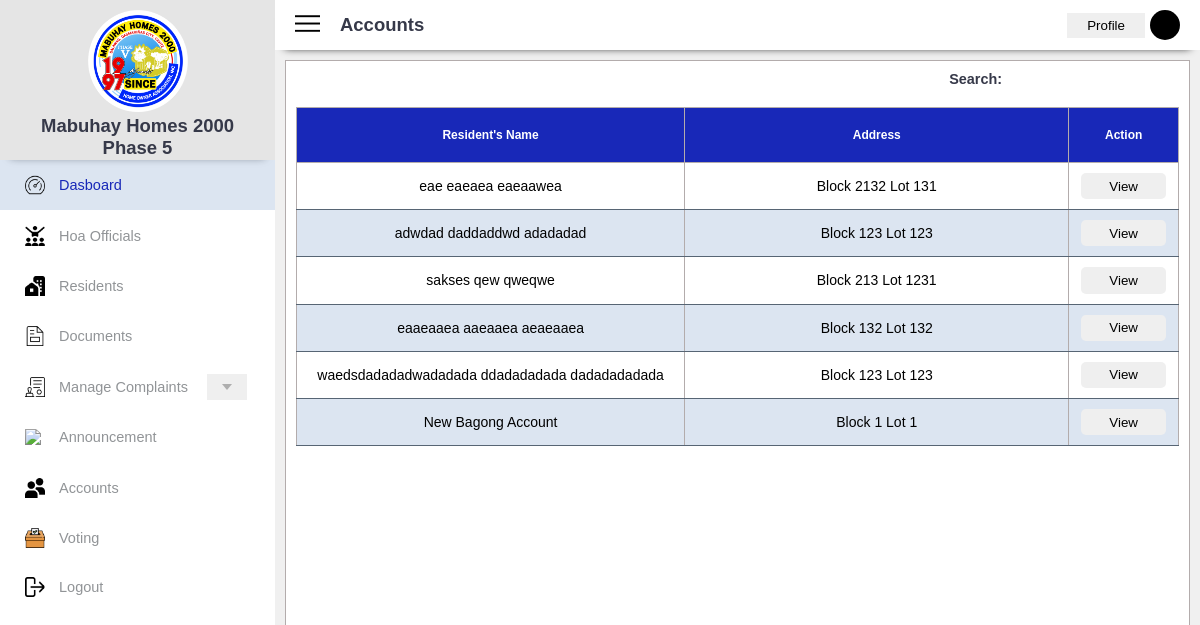
/Accounts.php (signed in), run on the app's committed database.
### tables this page shows
CREATE TABLE `tblresident` (
  `user_id` int(11) NOT NULL,
  `unique_id` varchar(255) NOT NULL,
  `access` varchar(255) NOT NULL,
  `first_name` varchar(50) NOT NULL,
  `middle_name` varchar(50) NOT NULL,
  `last_name` varchar(50) NOT NULL,
  `suffix` varchar(255) NOT NULL,
  `sex` varchar(20) NOT NULL,
  `age` int(11) NOT NULL,
  `pwd` varchar(255) NOT NULL,
  `birthday` varchar(50) NOT NULL,
  `birthplace` varchar(150) NOT NULL,
  `citizenship` varchar(50) NOT NULL,
  `block` int(11) NOT NULL,
  `lot` int(11) NOT NULL,
  `street_name` varchar(255) NOT NULL,
  `phone_number` bigint(20) NOT NULL,
  `ec_name` varchar(255) NOT NULL,
  `ec_phone_num` bigint(20) NOT NULL,
  `ec_relship` varchar(255) NOT NULL,
  `ec_address` varchar(255) NOT NULL
);

### Accounts.php (the view, shortened to what this page needs)
<?php
$conn = connection();
?>
<!DOCTYPE html>
<html lang="en">
<head>
    <link rel="stylesheet" href="CSS/Accounts.css">
</head>
</head>
<body>
<div class="mainDashboardContainer">
        <div class="secMainDash">
            <div class="sidebarContainer sideActive" id="sidebar">
                <div class="headerTop">
                    <img class="img-logo" src="Pictures/Mabuhay_Logo.png">
                    <h2 class="MabuhayName"> Mabuhay Homes 2000 <br> Phase 5 </h2>
                </div>
                <div class="DagdagNanaman">
                    <a href="DashBoard.php" class="sideside baractive">
                        <img class="img-sideboard" src="Pictures/Dashboard2.png">
                        <span> Dasboard </span>
                    </a>
                    <a href="HoaOfficials.php" class="sideside">
                        <img class="img-sideboard" src="Pictures/Officials.png">
                        <span> Hoa Officials </span>
                    </a>
                    <a href="Residents.php" class="sideside">
                        <img class="img-sideboard" src="Pictures/Residents2.png">
                        <span> Residents </span>
                    </a>
                    <a href="Documents.php" class="sideside">
                        <img class="img-sideboard" src="Pictures/Documents2.png">
                        <span> Documents </span>
                    </a>
                    <div class="complaintsContainer">
                        <a href="Complaints.php" class="sideside" id="complaintsDropdown">
                            <img class="img-sideboard" src="Pictures/ComplaintsCap.png">
                            <span> Manage Complaints</span>
                            <button class="buttonEme2">
                                <div class="eme2"></div>
                            </button>
                        </a>
                    </div>
                    <a href="Announcement.php" class="sideside">
                        <img class="img-sideboard" src="Pictures/Announcement.png">
                        <span> Announcement </span>
                    </a>
                    <a href="Accounts.php" class="sideside">
                        <img class="img-sideboard" src="Pictures/Accounts2.png">
                        <span> Accounts </span>
                    </a>
                    <a href="Voting.php" class="sideside">
                        <img class="img-sideboard" src="Pictures/voting.png">
                        <span> Voting </span>
                    </a>
                    <a href="Logout.php" class="sideside">
                        <img class="img-sideboard" src="Pictures/logout.png">
                        <span> Logout </span>
                    </a>
                </div>
            </div>
            <div class="MainBodyContainerr MainBodyConActivee">
                <div class="headerTopMain">
                    <div class="HamburgerandOthers">
                        <div class="memuIcon">
                            <img id="menuBtn" class="menu" src="Pictures/menu-hamburger.png">
                        </div>
                        <div class="NamesModuleCon">
                            <h2 class="namePerModule"> Accounts </h2>
                        </div>
                    </div>
                    <div class="ProfileViewww">
                        <button id="myProfileBtn" type="button" class="profileBtn">
                            <label> Profile </label>
                        </button>
                        <div class="user-img"></div>
                    </div>
                </div>
                <div class="MainContainerForTables">
                    <div class="MainContainerAll">
                        <div class="SearchInAccounts">
                            <h3> Search: </h3>
                            <input type="search">
                        </div>
                        <div class="AccountsTableContainer">
                            <table>
                                <thead>
                                    <tr>
                                        <th style="width:45%"> Resident's Name </th>
                                        <th style="width:45%"> Address </th>
                                        <th style="width:10%"> Action </th>
                                    </tr>
                                    <tbody>
                                        <?php
                                            $query = "SELECT * FROM tblresident WHERE access = 'Pending' ";
                                            $result = mysqli_query($conn, $query);
                                            if($result){
                                                if (mysqli_num_rows($result) > 0) {
                                                  while ($row = mysqli_fetch_assoc($result)) {
                                                    ?>
                                                      <tr>
                                                          <td><?php echo $row['first_name'] . " " . $row['middle_name'] . " " . $row['last_name']; ?></td>
                                                          <td><?php echo "Block " . $row['block'] . " Lot " . $row['lot'] ?></td>
                                                          <td>
                                                              <button class="AccViewBtn BiyuModal"> View </button>
                                                          </td>
                                                      </tr>
                                                    <?php
                                                  }
                                                } else {
                                                ?>
                                                  <tr>
                                                      <td colspan="4">No pending account found.</td>
                                                  </tr>
                                                <?php
                                                }
                                            } else {
                                                echo "Query failed: " . mysqli_error($conn);
                                            }
                                        ?>
                                    </tbody>
                                </thead>
                            </table>
                        </div>
                    </div>
                </div>
            </div>
        </div>
    </div>
</body>
</html>

### CSS/Accounts.css (style rules this page uses)
:root { --color-primary: #1828b8; --color-danger: #ff7782; --color-success: #41f1b6; --color-warning: #ffbb55; --color-white: #fff; --color-info-dark: #1e1e1f; --color-info-light: #939fb6; --color-dark: #363949; --color-light: rgba(61, 109, 176, 0.18); --color-light-2: rgba(52, 58, 116, 0.20); --color-primary-variant: #111e88; --color-dark-variant: #677483; --color-background: #f0f0f0; --light: #f9f9f9; --blue: #3c91e6; --light-blue: #a9d5ff; --light-red: #f38c8c; --light-green: #a7f9d0; --grey: #eee; --dark-grey: #aaaaaa; --drak: #342e37; --red: #e88383; --green: rgb(94, 232, 129); --color-info-dark: #919497; --color-border-radius: 2rem; --color-border-radius-1: 0.4rem; --color-border-radius-2: 0.8rem; --color-border-radius-3: 1.2rem; --card-padding: 1.8rem; --padding-1: 1.2rem; --box-shadow: 0 2rem 3rem var(--color-light); }
* { margin: 0; padding: 0; outline: none; appearance: none; border: 0; text-decoration: none; list-style: none; box-sizing: border-box; }
html { font-size: 14px; }
.mainDashboardContainer { width: 100vw; height: 100vh; font-family: Arial, sans-serif; font-size: 0.88rem; background: var(--color-background); user-select: none; overflow-x: hidden; color: var(--color-dark); }
.sidebarContainer { position: fixed; display: flex; flex-direction: column; bottom: 0; top: 0; background-color: rgb(255, 255, 255); width: 275px; transition: all 0.3s; }
.DagdagNanaman { flex: 1; overflow-y: auto; scrollbar-width: thin; }
.DagdagNanaman span { font-size: 14.5px; font-weight: 500; }
.DagdagNanaman .sideside { display: flex; color: var(--color-info-dark); padding-left: 25px; gap: 1rem; align-items: center; position: relative; height: 3.6rem; transition: all 300ms ease; }
.DagdagNanaman .sideside .img-sideboard { font-size: 1.6rem; transition: all 300ms ease; }
.DagdagNanaman .sideside:last-child { bottom: 1px; }
.DagdagNanaman .sideside.baractive { background: var(--color-light); color: var(--color-primary); }
.DagdagNanaman .sideside.baractive .img-sideboard { margin-left: calc(1rem -3rem); }
.img-sideboard { width: 20px; }
.eme2 { width: 0; height: 0; border-left: 5px solid transparent; border-right: 5px solid transparent; border-top: 6px solid #aeaeae; transition: 0.3s; }
.buttonEme2 { padding: 10px 15px; margin-left: 5px; cursor: pointer; }
.MainBodyContainerr { padding-left: 275px; display: flex; flex-direction: column; height: 100vh; }
.MainContainerForTables { display: flex; justify-content: center; width: 100%; flex: 1; overflow: hidden; }
.MainContainerAll { display: flex; flex-direction: column; width: 100%; padding: 10px; background-color: #ffffff; border: 1px solid rgb(179, 172, 172); margin: 10px; flex: 1; }
.headerTop { align-items: center; text-align: center; background: rgb(229, 229, 229); height: 160px; width: 100%; padding-top: 10px; box-shadow: 0 8px 8px -10px #888888; }
.img-logo { width: 100px; }
.headerTopMain { position: sticky; display: flex; align-items: center; justify-content: space-between; height: 50px; width: 100%; background: rgb(255, 255, 255); padding: 20px; top: 0; box-shadow: 5px 10px 18px #888888; box-shadow: 0 8px 8px -10px black; z-index: 1; }
.HamburgerandOthers { display: flex; align-items: center; }
.namePerModule { padding-left: 20px; }
.menu { width: 25px; cursor: pointer; }
.ProfileViewww { display: flex; align-items: center; }
.user-img { width: 30px; height: 30px; background: rgb(0, 0, 0); border-radius: 20px; }
.profileBtn { padding: 5px 20px; margin-right: 5px; cursor: pointer; }
.profileBtn label { cursor: pointer; }
.SearchInAccounts { display: flex; justify-content: end; }
.AccountsTableContainer { height: 520px; width: 100%; overflow: hidden; overflow-y: auto; }
table { width: 100%; border-collapse: collapse; margin-top: 20px; }
thead { background: var(--color-primary); color: white; }
th { padding: 20px; cursor: pointer; position: relative; font-size: 12px; white-space: nowrap; user-select: none; transition: all linear 0.16s; border: 1px solid rgb(179, 172, 172); }
table td { font-size: 14px; border-bottom: 1px solid #576574; padding: 10px 12px; }
td { padding: 5px; border: 1px solid rgb(179, 172, 172); }
tbody { background: var(--color-white); text-align: center; }
td { color: #000000; }
tr:nth-child(even) { background: var(--color-light); }
.AccViewBtn { border-radius: 5px; padding: 0.4rem 2rem; cursor: pointer; }

### data on the page
tblresident: first_name "eae", middle_name "eaeaea", last_name "eaeaawea", block "2132", lot "131"
tblresident: first_name "adwdad", middle_name "daddaddwd", last_name "adadadad", block "123", lot "123"
tblresident: first_name "sakses", middle_name "qew", last_name "qweqwe", block "213", lot "1231"
tblresident: first_name "eaaeaaea", middle_name "aaeaaea", last_name "aeaeaaea", block "132", lot "132"
tblresident: first_name "waedsdadadadwadadada", middle_name "ddadadadada", last_name "dadadadadada", block "123", lot "123"
tblresident: first_name "New", middle_name "Bagong", last_name "Account", block "1", lot "1"
